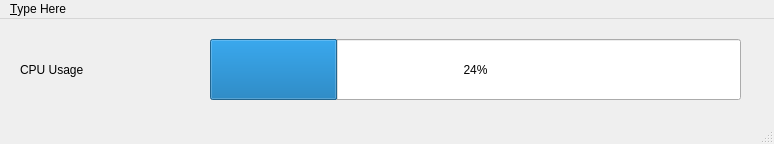
<?xml version="1.0" encoding="UTF-8"?>
<ui version="4.0">
 <class>MainWindow</class>
 <widget class="QMainWindow" name="MainWindow">
  <property name="geometry">
   <rect>
    <x>0</x>
    <y>0</y>
    <width>774</width>
    <height>144</height>
   </rect>
  </property>
  <property name="windowTitle">
   <string>MainWindow</string>
  </property>
  <widget class="QWidget" name="centralwidget">
   <widget class="QProgressBar" name="progressBar">
    <property name="geometry">
     <rect>
      <x>210</x>
      <y>20</y>
      <width>531</width>
      <height>61</height>
     </rect>
    </property>
    <property name="value">
     <number>24</number>
    </property>
   </widget>
   <widget class="QLabel" name="label">
    <property name="geometry">
     <rect>
      <x>20</x>
      <y>20</y>
      <width>171</width>
      <height>61</height>
     </rect>
    </property>
    <property name="text">
     <string>CPU Usage</string>
    </property>
   </widget>
  </widget>
  <widget class="QMenuBar" name="menubar">
   <property name="geometry">
    <rect>
     <x>0</x>
     <y>0</y>
     <width>774</width>
     <height>28</height>
    </rect>
   </property>
   <widget class="QMenu" name="menuType_Here">
    <property name="title">
     <string>&amp;Type Here</string>
    </property>
   </widget>
   <addaction name="menuType_Here"/>
  </widget>
  <widget class="QStatusBar" name="statusbar"/>
 </widget>
 <resources/>
 <connections/>
</ui>
